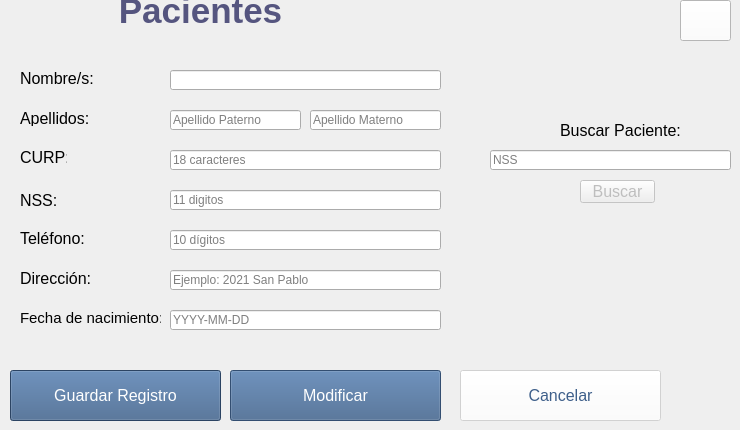
    <widget class="QWidget" name="AddPatients_4">
     <widget class="QPushButton" name="backRP">
      <property name="geometry">
       <rect>
        <x>680</x>
        <y>0</y>
        <width>51</width>
        <height>41</height>
       </rect>
      </property>
      <property name="styleSheet">
       <string notr="true">QPushButton {
background-color: rgb(255,255,255);
color:rgb(62,95,138);
}</string>
      </property>
      <property name="text">
       <string/>
      </property>
      <property name="icon">
       <iconset>
        <normalon>:/imgs/back.png</normalon>
       </iconset>
      </property>
     </widget>
     <widget class="QPushButton" name="saveP">
      <property name="enabled">
       <bool>true</bool>
      </property>
      <property name="geometry">
       <rect>
        <x>10</x>
        <y>370</y>
        <width>211</width>
        <height>51</height>
       </rect>
      </property>
      <property name="font">
       <font>
        <pointsize>12</pointsize>
       </font>
      </property>
      <property name="styleSheet">
       <string notr="true">QPushButton {
background-color: rgb(62,95,138);
color:rgb(255,255,255);
}</string>
      </property>
      <property name="text">
       <string>Guardar Registro</string>
      </property>
      <property name="icon">
       <iconset>
        <normalon>:/imgs/save.ico</normalon>
       </iconset>
      </property>
     </widget>
     <widget class="QLabel" name="namesPL">
      <property name="geometry">
       <rect>
        <x>20</x>
        <y>70</y>
        <width>91</width>
        <height>16</height>
       </rect>
      </property>
      <property name="font">
       <font>
        <pointsize>12</pointsize>
       </font>
      </property>
      <property name="text">
       <string>Nombre/s:</string>
      </property>
     </widget>
     <widget class="QLineEdit" name="namesPLE">
      <property name="geometry">
       <rect>
        <x>170</x>
        <y>70</y>
        <width>271</width>
        <height>20</height>
       </rect>
      </property>
     </widget>
     <widget class="QLabel" name="lastnamePL">
      <property name="geometry">
       <rect>
        <x>20</x>
        <y>110</y>
        <width>81</width>
        <height>16</height>
       </rect>
      </property>
      <property name="font">
       <font>
        <pointsize>12</pointsize>
       </font>
      </property>
      <property name="text">
       <string>Apellidos:</string>
      </property>
     </widget>
     <widget class="QLineEdit" name="lastnamePLE1">
      <property name="geometry">
       <rect>
        <x>170</x>
        <y>110</y>
        <width>131</width>
        <height>20</height>
       </rect>
      </property>
      <property name="placeholderText">
       <string>Apellido Paterno</string>
      </property>
     </widget>
     <widget class="QLineEdit" name="lastnamePLE2">
      <property name="geometry">
       <rect>
        <x>310</x>
        <y>110</y>
        <width>131</width>
        <height>20</height>
       </rect>
      </property>
      <property name="placeholderText">
       <string>Apellido Materno</string>
      </property>
     </widget>
     <widget class="QLabel" name="curpPL">
      <property name="geometry">
       <rect>
        <x>20</x>
        <y>150</y>
        <width>47</width>
        <height>14</height>
       </rect>
      </property>
      <property name="font">
       <font>
        <pointsize>12</pointsize>
       </font>
      </property>
      <property name="text">
       <string>CURP:</string>
      </property>
     </widget>
     <widget class="QLineEdit" name="curpPLE">
      <property name="geometry">
       <rect>
        <x>170</x>
        <y>150</y>
        <width>271</width>
        <height>20</height>
       </rect>
      </property>
      <property name="placeholderText">
       <string>18 caracteres</string>
      </property>
     </widget>
     <widget class="QLabel" name="nssPL">
      <property name="geometry">
       <rect>
        <x>20</x>
        <y>190</y>
        <width>47</width>
        <height>20</height>
       </rect>
      </property>
      <property name="font">
       <font>
        <pointsize>12</pointsize>
       </font>
      </property>
      <property name="text">
       <string>NSS:</string>
      </property>
     </widget>
     <widget class="QLineEdit" name="nssPLE">
      <property name="geometry">
       <rect>
        <x>170</x>
        <y>190</y>
        <width>271</width>
        <height>20</height>
       </rect>
      </property>
      <property name="placeholderText">
       <string>11 digitos</string>
      </property>
     </widget>
     <widget class="QLabel" name="telPL">
      <property name="geometry">
       <rect>
        <x>20</x>
        <y>230</y>
        <width>81</width>
        <height>16</height>
       </rect>
      </property>
      <property name="font">
       <font>
        <pointsize>12</pointsize>
       </font>
      </property>
      <property name="text">
       <string>Teléfono:</string>
      </property>
     </widget>
     <widget class="QLineEdit" name="telPLE">
      <property name="geometry">
       <rect>
        <x>170</x>
        <y>230</y>
        <width>271</width>
        <height>20</height>
       </rect>
      </property>
      <property name="placeholderText">
       <string>10 dígitos</string>
      </property>
     </widget>
     <widget class="QLabel" name="addressPL">
      <property name="geometry">
       <rect>
        <x>20</x>
        <y>270</y>
        <width>81</width>
        <height>16</height>
       </rect>
      </property>
      <property name="font">
       <font>
        <pointsize>12</pointsize>
       </font>
      </property>
      <property name="text">
       <string>Dirección:</string>
      </property>
     </widget>
     <widget class="QLineEdit" name="addressPLE">
      <property name="geometry">
       <rect>
        <x>170</x>
        <y>270</y>
        <width>271</width>
        <height>20</height>
       </rect>
      </property>
      <property name="placeholderText">
       <string>Ejemplo: 2021 San Pablo</string>
      </property>
     </widget>
     <widget class="QLabel" name="title_7">
      <property name="geometry">
       <rect>
        <x>10</x>
        <y>-10</y>
        <width>381</width>
        <height>42</height>
       </rect>
      </property>
      <property name="text">
       <string>&lt;html&gt;&lt;head/&gt;&lt;body&gt;&lt;p align=&quot;center&quot;&gt;&lt;span style=&quot; font-size:26pt; font-weight:600; color:#55557f;&quot;&gt;Pacientes&lt;/span&gt;&lt;/p&gt;&lt;/body&gt;&lt;/html&gt;</string>
      </property>
     </widget>
     <widget class="QLabel" name="SearchPatL">
      <property name="geometry">
       <rect>
        <x>560</x>
        <y>120</y>
        <width>131</width>
        <height>20</height>
       </rect>
      </property>
      <property name="font">
       <font>
        <pointsize>12</pointsize>
       </font>
      </property>
      <property name="text">
       <string>Buscar Paciente:</string>
      </property>
     </widget>
     <widget class="QLineEdit" name="SearchPatLE">
      <property name="geometry">
       <rect>
        <x>490</x>
        <y>150</y>
        <width>241</width>
        <height>20</height>
       </rect>
      </property>
      <property name="placeholderText">
       <string>NSS</string>
      </property>
     </widget>
     <widget class="QPushButton" name="SearchPatPB">
      <property name="enabled">
       <bool>false</bool>
      </property>
      <property name="geometry">
       <rect>
        <x>580</x>
        <y>180</y>
        <width>75</width>
        <height>23</height>
       </rect>
      </property>
      <property name="font">
       <font>
        <pointsize>12</pointsize>
       </font>
      </property>
      <property name="text">
       <string>Buscar</string>
      </property>
     </widget>
     <widget class="QPushButton" name="UpdatePatPB">
      <property name="enabled">
       <bool>false</bool>
      </property>
      <property name="geometry">
       <rect>
        <x>230</x>
        <y>370</y>
        <width>211</width>
        <height>51</height>
       </rect>
      </property>
      <property name="font">
       <font>
        <pointsize>12</pointsize>
       </font>
      </property>
      <property name="styleSheet">
       <string notr="true">QPushButton {
background-color: rgb(62,95,138);
color:rgb(255,255,255);
}</string>
      </property>
      <property name="text">
       <string>Modificar</string>
      </property>
      <property name="icon">
       <iconset>
        <normalon>:/imgs/update.png</normalon>
       </iconset>
      </property>
      <property name="iconSize">
       <size>
        <width>20</width>
        <height>20</height>
       </size>
      </property>
     </widget>
     <widget class="QPushButton" name="CancelarPatPB">
      <property name="enabled">
       <bool>false</bool>
      </property>
      <property name="geometry">
       <rect>
        <x>460</x>
        <y>370</y>
        <width>201</width>
        <height>51</height>
       </rect>
      </property>
      <property name="font">
       <font>
        <pointsize>12</pointsize>
       </font>
      </property>
      <property name="styleSheet">
       <string notr="true">QPushButton {
background-color: rgb(255,255,255);
color:rgb(62,95,138);
}</string>
      </property>
      <property name="text">
       <string>Cancelar</string>
      </property>
      <property name="icon">
       <iconset>
        <normalon>:/imgs/cancel.png</normalon>
       </iconset>
      </property>
      <property name="iconSize">
       <size>
        <width>20</width>
        <height>20</height>
       </size>
      </property>
     </widget>
     <widget class="QLineEdit" name="fecha_">
      <property name="geometry">
       <rect>
        <x>170</x>
        <y>310</y>
        <width>271</width>
        <height>20</height>
       </rect>
      </property>
      <property name="text">
       <string/>
      </property>
      <property name="placeholderText">
       <string>YYYY-MM-DD</string>
      </property>
     </widget>
     <widget class="QLabel" name="fecha_nac_LB">
      <property name="geometry">
       <rect>
        <x>20</x>
        <y>310</y>
        <width>141</width>
        <height>16</height>
       </rect>
      </property>
      <property name="font">
       <font>
        <pointsize>11</pointsize>
       </font>
      </property>
      <property name="text">
       <string>Fecha de nacimiento:</string>
      </property>
     </widget>
    </widget>
